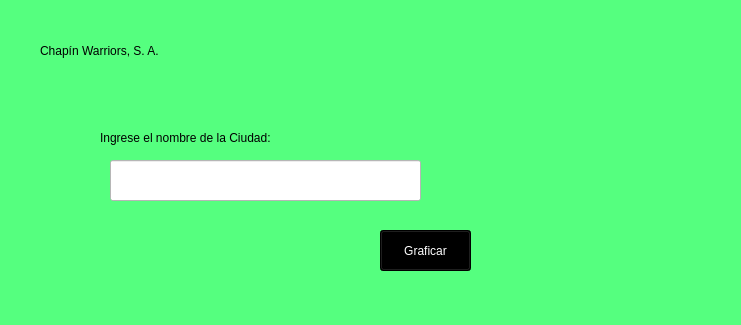
<?xml version="1.0" encoding="UTF-8"?>
<ui version="4.0">
 <class>MainWindow</class>
 <widget class="QMainWindow" name="MainWindow">
  <property name="geometry">
   <rect>
    <x>0</x>
    <y>0</y>
    <width>741</width>
    <height>325</height>
   </rect>
  </property>
  <property name="windowTitle">
   <string>MainWindow</string>
  </property>
  <property name="styleSheet">
   <string notr="true">background-color: rgb(85, 255, 127);</string>
  </property>
  <widget class="QWidget" name="centralwidget">
   <widget class="QLabel" name="label">
    <property name="geometry">
     <rect>
      <x>40</x>
      <y>30</y>
      <width>361</width>
      <height>41</height>
     </rect>
    </property>
    <property name="styleSheet">
     <string notr="true">font: 26pt &quot;Britannic Bold&quot;;</string>
    </property>
    <property name="text">
     <string>Chapín Warriors, S. A.</string>
    </property>
   </widget>
   <widget class="QLabel" name="label_2">
    <property name="geometry">
     <rect>
      <x>100</x>
      <y>130</y>
      <width>261</width>
      <height>16</height>
     </rect>
    </property>
    <property name="styleSheet">
     <string notr="true">font: 16pt &quot;Arial Narrow&quot;;</string>
    </property>
    <property name="text">
     <string>Ingrese el nombre de la Ciudad:</string>
    </property>
   </widget>
   <widget class="QLineEdit" name="lineEdit">
    <property name="geometry">
     <rect>
      <x>110</x>
      <y>160</y>
      <width>311</width>
      <height>41</height>
     </rect>
    </property>
    <property name="styleSheet">
     <string notr="true">background-color: rgb(255, 255, 255);</string>
    </property>
   </widget>
   <widget class="QPushButton" name="pushButton_6">
    <property name="geometry">
     <rect>
      <x>380</x>
      <y>230</y>
      <width>91</width>
      <height>41</height>
     </rect>
    </property>
    <property name="styleSheet">
     <string notr="true">font: 16pt &quot;Poor Richard&quot;;
color: rgb(255, 255, 255);
background-color: rgb(0, 0, 0);</string>
    </property>
    <property name="text">
     <string>Graficar</string>
    </property>
   </widget>
  </widget>
  <widget class="QMenuBar" name="menubar">
   <property name="geometry">
    <rect>
     <x>0</x>
     <y>0</y>
     <width>741</width>
     <height>21</height>
    </rect>
   </property>
  </widget>
  <widget class="QStatusBar" name="statusbar"/>
 </widget>
 <resources/>
 <connections/>
</ui>
